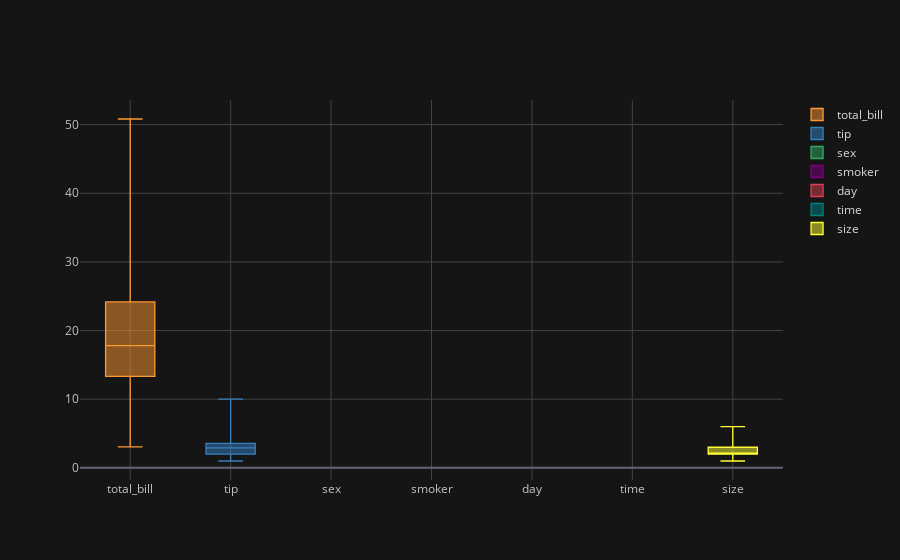

Notebook source saved alongside this figure:
### Code cell
df.iplot(kind='box')

### Figure 1 — Plotly figure (JSON) as saved in the notebook; plotly's stock layout.template omitted (floating-point values rounded to 4 significant figures; data arrays with more than 128 entries replaced by an {"elided": "..."} marker saying what was removed)
{"data": [{"boxpoints": false, "line": {"width": 1.3}, "marker": {"color": "rgba(255, 153, 51, 1.0)"}, "name": "total_bill", "orientation": "v", "type": "box", "y": {"elided": "244 float values"}}, {"boxpoints": false, "line": {"width": 1.3}, "marker": {"color": "rgba(55, 128, 191, 1.0)"}, "name": "tip", "orientation": "v", "type": "box", "y": {"elided": "244 float values"}}, {"boxpoints": false, "line": {"width": 1.3}, "marker": {"color": "rgba(50, 171, 96, 1.0)"}, "name": "sex", "orientation": "v", "type": "box", "y": {"elided": "244 str values"}}, {"boxpoints": false, "line": {"width": 1.3}, "marker": {"color": "rgba(128, 0, 128, 1.0)"}, "name": "smoker", "orientation": "v", "type": "box", "y": {"elided": "244 str values"}}, {"boxpoints": false, "line": {"width": 1.3}, "marker": {"color": "rgba(219, 64, 82, 1.0)"}, "name": "day", "orientation": "v", "type": "box", "y": {"elided": "244 str values"}}, {"boxpoints": false, "line": {"width": 1.3}, "marker": {"color": "rgba(0, 128, 128, 1.0)"}, "name": "time", "orientation": "v", "type": "box", "y": {"elided": "244 str values"}}, {"boxpoints": false, "line": {"width": 1.3}, "marker": {"color": "rgba(255, 255, 51, 1.0)"}, "name": "size", "orientation": "v", "type": "box", "y": {"elided": "244 int values"}}], "layout": {"legend": {"bgcolor": "#151516", "font": {"color": "#D9D9D9"}}, "paper_bgcolor": "#151516", "plot_bgcolor": "#151516", "title": {"font": {"color": "#D9D9D9"}}, "xaxis": {"gridcolor": "#434343", "showgrid": true, "tickfont": {"color": "#C2C2C2"}, "title": {"font": {"color": "#D9D9D9"}, "text": ""}, "zerolinecolor": "#666570"}, "yaxis": {"gridcolor": "#434343", "showgrid": true, "tickfont": {"color": "#C2C2C2"}, "title": {"font": {"color": "#D9D9D9"}, "text": ""}, "zerolinecolor": "#666570"}}}
